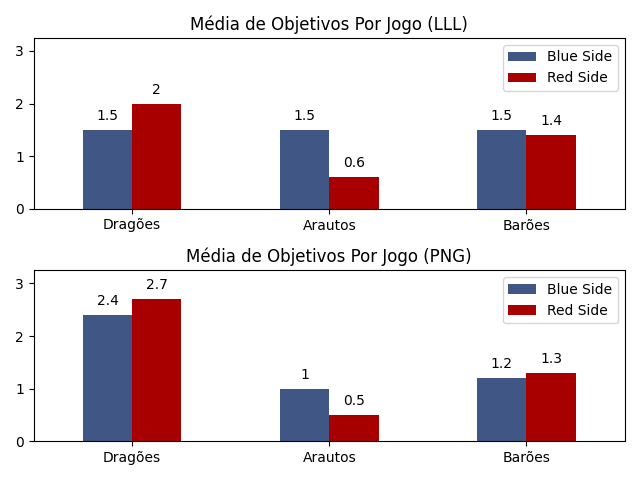

Reproduce this figure in Python.
import pandas as pd
from matplotlib import pyplot as plt

#Data
LLL_dragons = [(3/2), (10/5)]
LLL_heralds = [(3/2), (3/5)]
LLL_barons = [(3/2), (7/5)]

PNG_dragons = [(12/5), (16/6)]
PNG_heralds = [(5/5), (3/6)]
PNG_barons = [(6/5), (8/6)]

data_loud = {
    "Blue Side": [(3/2), (3/2), (3/2)],
    "Red Side": [(10/5), (3/5), (7/5)]
}
df_loud = pd.DataFrame(data_loud, index=['Dragões', 'Arautos', 'Barões'])
df_loud = df_loud.round(1)

data_pain = {
    "Blue Side": [(12/5), (5/5), (6/5)],
    "Red Side": [(16/6), (3/6), (8/6)]
}
df_pain = pd.DataFrame(data_pain, index=['Dragões', 'Arautos', 'Barões'])
df_pain = df_pain.round(1)

#Plotting
fig1, (ax1, ax2) = plt.subplots(nrows=2, ncols=1)

plot1 = df_loud.plot.bar(ax=ax1, color=['#405685', '#a80000'], rot=0)
plot2 = df_pain.plot.bar(ax=ax2, color=['#405685', '#a80000'], rot=0)

for value1, value2 in zip(plot1.containers, plot2.containers):
    plot1.bar_label(value1, padding=5)
    plot2.bar_label(value2, padding=5)

plot1.set_title('Média de Objetivos Por Jogo (LLL)')
plot1.set_ylim(0, 3.25)
plot2.set_title('Média de Objetivos Por Jogo (PNG)')
plot2.set_ylim(0, 3.25)
plt.tight_layout()
plt.show()
